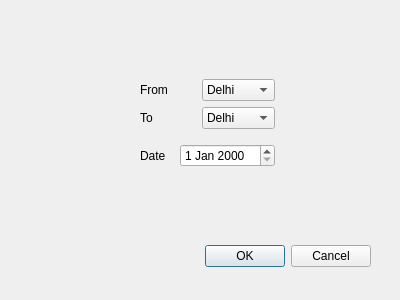
<?xml version="1.0" encoding="UTF-8"?>
<ui version="4.0">
 <class>Passenger</class>
 <widget class="QDialog" name="Passenger">
  <property name="geometry">
   <rect>
    <x>0</x>
    <y>0</y>
    <width>400</width>
    <height>300</height>
   </rect>
  </property>
  <property name="windowTitle">
   <string>Book Ticket</string>
  </property>
  <widget class="QDialogButtonBox" name="nextDetails">
   <property name="geometry">
    <rect>
     <x>30</x>
     <y>240</y>
     <width>341</width>
     <height>32</height>
    </rect>
   </property>
   <property name="orientation">
    <enum>Qt::Horizontal</enum>
   </property>
   <property name="standardButtons">
    <set>QDialogButtonBox::Cancel|QDialogButtonBox::Ok</set>
   </property>
  </widget>
  <widget class="QLabel" name="label_time">
   <property name="geometry">
    <rect>
     <x>160</x>
     <y>30</y>
     <width>63</width>
     <height>20</height>
    </rect>
   </property>
   <property name="font">
    <font>
     <weight>75</weight>
     <bold>true</bold>
    </font>
   </property>
   <property name="text">
    <string/>
   </property>
  </widget>
  <widget class="QWidget" name="">
   <property name="geometry">
    <rect>
     <x>140</x>
     <y>70</y>
     <width>135</width>
     <height>107</height>
    </rect>
   </property>
   <layout class="QVBoxLayout" name="verticalLayout_2">
    <item>
     <layout class="QVBoxLayout" name="verticalLayout">
      <item>
       <layout class="QHBoxLayout" name="horizontalLayout">
        <item>
         <widget class="QLabel" name="label">
          <property name="text">
           <string>From</string>
          </property>
         </widget>
        </item>
        <item>
         <widget class="QComboBox" name="comboBox">
          <item>
           <property name="text">
            <string>Delhi</string>
           </property>
          </item>
          <item>
           <property name="text">
            <string>Pune</string>
           </property>
          </item>
          <item>
           <property name="text">
            <string>Mumbai</string>
           </property>
          </item>
         </widget>
        </item>
       </layout>
      </item>
      <item>
       <layout class="QHBoxLayout" name="horizontalLayout_2">
        <item>
         <widget class="QLabel" name="label_2">
          <property name="text">
           <string>To</string>
          </property>
         </widget>
        </item>
        <item>
         <widget class="QComboBox" name="comboBox_2">
          <item>
           <property name="text">
            <string>Delhi</string>
           </property>
          </item>
          <item>
           <property name="text">
            <string>Pune</string>
           </property>
          </item>
          <item>
           <property name="text">
            <string>Mumbai</string>
           </property>
          </item>
         </widget>
        </item>
       </layout>
      </item>
     </layout>
    </item>
    <item>
     <layout class="QHBoxLayout" name="horizontalLayout_3">
      <item>
       <widget class="QLabel" name="label_3">
        <property name="text">
         <string>Date</string>
        </property>
       </widget>
      </item>
      <item>
       <widget class="QDateEdit" name="dateEdit"/>
      </item>
     </layout>
    </item>
   </layout>
  </widget>
 </widget>
 <resources/>
 <connections>
  <connection>
   <sender>nextDetails</sender>
   <signal>accepted()</signal>
   <receiver>Passenger</receiver>
   <slot>accept()</slot>
   <hints>
    <hint type="sourcelabel">
     <x>248</x>
     <y>254</y>
    </hint>
    <hint type="destinationlabel">
     <x>157</x>
     <y>274</y>
    </hint>
   </hints>
  </connection>
  <connection>
   <sender>nextDetails</sender>
   <signal>rejected()</signal>
   <receiver>Passenger</receiver>
   <slot>reject()</slot>
   <hints>
    <hint type="sourcelabel">
     <x>316</x>
     <y>260</y>
    </hint>
    <hint type="destinationlabel">
     <x>286</x>
     <y>274</y>
    </hint>
   </hints>
  </connection>
 </connections>
</ui>
